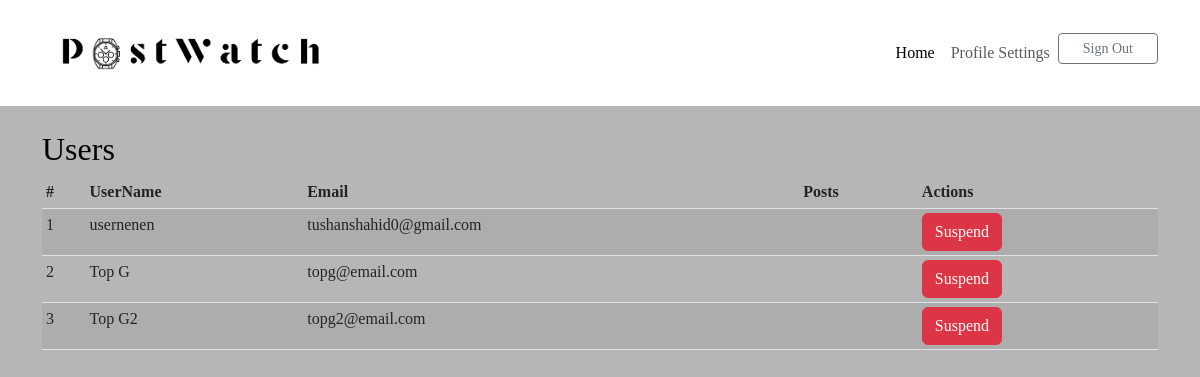
Screenshot of /adminHome.php (signed in) with the database file from the repository.
### tables this page shows
CREATE TABLE `user` (
  `id` int(11) NOT NULL,
  `username` varchar(128) NOT NULL,
  `email` varchar(255) NOT NULL,
  `password_hashed` varchar(255) NOT NULL,
  `profile_pic` blob DEFAULT NULL
);

### adminHome.php (the view, shortened to what this page needs)
<?php
if (!isset($_SESSION['admin_id'])) {
    header("Location: index.php");
    exit;
} elseif (isset($_SESSION["admin_id"])) {
    $mysqli =  require __DIR__ . '/database.php';
    $sql = "SELECT * FROM user";
    $result = $mysqli->query($sql);
}
?>
<!DOCTYPE html>
<html lang="en">
<head>
    <link rel="stylesheet" href="./css/bootstrap-5.3.0-alpha1/bootstrap-5.3.0-alpha1/dist/css/bootstrap.min.css" />
    <link rel="stylesheet" href="./css/styles.css" />
</head>
<body>
    <nav class="navbar navbar-expand-lg navbar-light bg-white static-top">
        <div class="container">
            <a class="navbar-brand" href="#">
                <img src="./img/logo.png" alt="..." height="80" />
            </a>
            <div class="collapse navbar-collapse" id="navbarSupportedContent">
                <ul class="navbar-nav ms-auto">
                    <li class="nav-item">
                        <a class="nav-link active" aria-current="page" href="#">Home</a>
                    </li>
                    <li class="nav-item">
                        <a class="nav-link" href="">Profile Settings</a>
                    </li>
                    <li class="nav-item">
                        <a href="logout.php" class="btn btn-outline-secondary btn-sm px-4">Sign Out</a>
                    </li>
                </ul>
            </div>
        </div>
    </nav>
    <div class="container mt-4">
        <h2>Users</h2>
        <div class="table-responsive">
            <table class="table table-striped table-sm">
                <thead>
                    <tr>
                        <th scope="col">#</th>
                        <th scope="col">UserName</th>
                        <th scope="col">Email</th>
                        <th scope="col">Posts</th>
                        <th scope="col">Actions</th>
                    </tr>
                </thead>
                <tbody>
                    <?php
                    if ($result->num_rows > 0) {
                        $count = 1;
                        while ($row = $result->fetch_assoc()) {
                            echo "<tr>";
                            echo "<td>" . $count . "</td>";
                            echo "<td>" . $row['username'] . "</td>";
                            echo "<td>" . $row['email'] . "</td>";
                            echo "<td>" . $row['num_posts'] . "</td>";
                            echo "<td><button class='btn btn-danger suspend-btn' data-userid='" . $row['id'] . "'>Suspend</button></td>";
                            echo "</tr>";
                            $count++;
                        }
                    } else {
                        echo "<tr><td colspan='5'>No users found.</td></tr>";
                    }
                    ?>
                </tbody>
            </table>
        </div>
</body>
</html>

### css/styles.css (style rules this page uses)
body, nav { background-color: #b6b6b6; font-family: "Georgia", serif; font-size: 16px; color: #000; margin: 0; padding: 0; }

### rows the page displays
user: username "usernenen", email "tushanshahid0@gmail.com"
user: username "Top G", email "topg@email.com"
user: username "Top G2", email "topg2@email.com"
